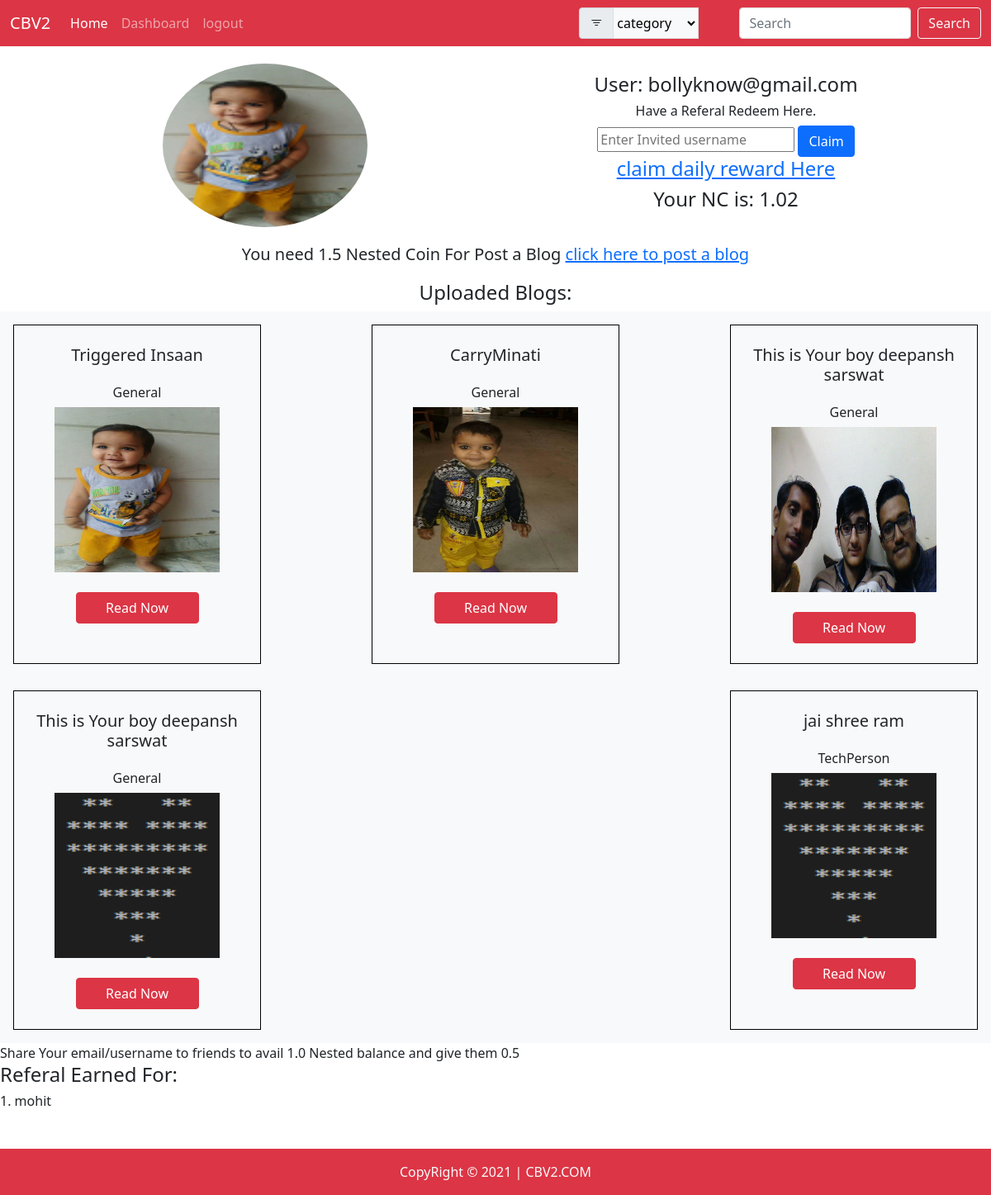
Screenshot of /dashboard (signed in) with the database file from the repository.
### blogAPP/models.py (models this page shows, shortened)
class Blogs(models.Model):
    Blog_categories_available = (
        ("General","General"),
        ("Cricket","Cricket"),
        ("Youtuber","Youtuber"),
        ("Actor","Actor"),
        ("SportPerson","SportPerson"),
        ("TechPerson","TechPerson"),
        ("Teacher","Teacher"),
        ("Health","Health"),
        ("God","God"),
        ("Safety","Safety"),
        ("Exam","Exam"),
        ("other","other"),
    )
    blog_id = models.AutoField(primary_key=True)
    title = models.CharField(max_length=150,default="Admin Provided Blog")
    author = models.ForeignKey(User,on_delete=models.CASCADE)
    added_at = models.DateTimeField()
    content_position = models.CharField(null=True,blank=True,max_length=10)
    blog_url = models.SlugField(unique=True,null=True,blank=True)
    feature_img = models.ImageField(upload_to='imgs',null=True,blank=True)
    Blog_categories = models.CharField(max_length=15,choices=Blog_categories_available,default="General")

class CustomUserModel(models.Model):
    index = models.OneToOneField(User,on_delete=models.CASCADE)
    last_reward_claimed = models.DateField()
    nested_balance = models.FloatField()
    profile_pic = models.ImageField(null=True,blank=True,upload_to='imgs')
    Referal_by = models.EmailField(null=True,blank=True)

### blogAPP/views.py (the view)
# urls.py: path('dashboard',views.RenderDashboard),
def RenderDashboard(request):
    imgavi = True
    is_ref_av = False
    is_reward_av = False
    if not request.user.is_authenticated:
        return redirect('/')
    try:
        obj = cum.objects.get(index=User.objects.get(username=request.user.username))
    except:
        return HttpResponse('Admins have their admin panel there is no cum model for them If You are one of the Admin Please create a cum object.')
    if obj.profile_pic=='' or obj.profile_pic == None:
        imgavi = False
    reward_claimed_at = obj.last_reward_claimed
    nested_balence = round(obj.nested_balance,2)
    referal_by = obj.Referal_by
    if referal_by == '' or referal_by == None:
        is_ref_av = True
    if timezone.now().date() != reward_claimed_at:
        is_reward_av = True
    blogs = Blogs.objects.filter(author=request.user)
    if len(blogs):
        blogs_avi = True
    else:
        blogs_avi = False
    data = get_my_referal(request.user.username)
    is_refer = True
    if data is None:
        is_refer = False
    return render(request,'dashboard.html',{'imgavi':imgavi,'is_ref_av':is_ref_av,'reward_claimed_at':reward_claimed_at,'nested_balence':nested_balence,'pic':obj.profile_pic,'is_reward_av':is_reward_av,'referal_by':referal_by,'username':request.user.username,'isblogavi':blogs_avi,'blogs':blogs,'is_refer':is_refer,'data':data})

### blogAPP/views.py (called while the page is built)
def get_my_referal(username):
    objects = cum.objects.filter(Referal_by=username)
    if len(objects):
        return objects
    return None

### templates/dashboard.html (shortened to what this page needs)
{% load static %}
<!DOCTYPE html>
<html lang="en">
<head>
    <link href="https://cdn.jsdelivr.net/npm/bootstrap@5.0.2/dist/css/bootstrap.min.css" rel="stylesheet">
    <link rel="stylesheet" href="https://cdn.jsdelivr.net/npm/bootstrap-icons@1.5.0/font/bootstrap-icons.css">
    <link rel="stylesheet" href="{% static 'css/navbar.css' %}">
</head>
<body>
    <nav class="navbar navbar-expand-lg navbar-dark bg-danger">
        <div class="container-fluid">
            <a class="navbar-brand" href="#">CBV2</a>
            <div class="collapse navbar-collapse" id="navbarColor02">
                <ul class="navbar-nav me-auto mb-2 mb-lg-0">
                    <li class="nav-item">
                        <a class="nav-link active" aria-current="page" href="/">Home</a>
                    </li>
                    <li class="nav-item">
                        <a class="nav-link" href="/dashboard">Dashboard</a>
                    </li>
                    <li class="nav-item">
                        {% if user.is_authenticated %}
                        <a href="/auth/logout" style="cursor: pointer;" class="nav-link">logout</a> {% else %}
                        <a style="cursor: pointer;" class="nav-link" data-bs-toggle="modal" data-bs-target="#exampleModal">Login</a> {% endif %}
                    </li>
                </ul>
                <form class="d-flex forminp" method="GET" action="/search">
                    <div class="input-group">
                        <label class="input-group-text" for="inputGroupSelect02"><i class="bi bi-filter"></i></label>
                        <select name="filter" id="inputGroupSelect02" class="bg-light">
                            <option value="category">category</option>
                        </select>
                    </div>
                    <input required name="data" id="nestedinput" class="form-control me-2" type="search" placeholder="Search" aria-label="Search">
                    <button class="btn btn-outline-light sbtn" type="submit">Search</button>
                </form>
            </div>
        </div>
    </nav>
    <div class="container">
        <div class="imgcontainer">
            <div class="leftright">
                <div class="left">
                    {% if imgavi %}
                    <img class="propic" src="{{pic.url}}"> {% else %}
                    <img class="propic" src="{% static '/staticimgs/chayan1.png' %}"> {% endif %}
                </div>
                <div class="right">
                    <h4>User: {{username}}</h4>
                    {% if is_ref_av %}
                    <form action="/addref" method="post">
                        <h6>Have a Referal Redeem Here.</h6>
                        <input type="email" placeholder="Enter Invited username" required name="authmail">
                        <button class="btn btn-primary">Claim</button>
                    </form>
                    {% else %}
                    <h5>Referal By {{referal_by}}</h5>
                    {% endif %} {% if is_reward_av%}
                    <h4><a href="/auth/checkin">claim daily reward Here</a></h4>
                    {% else %}Daily Reward Claimed at: {{reward_claimed_at}} {% endif %}
                    <h4>Your NC is: {{nested_balence}}</h4>
                </div>
            </div>
        </div>
    </div>
    <div class="container">
        <div class="head">
            <h5 class="text-center">You need 1.5 Nested Coin For Post a Blog <a href="/postblog">click here to post a blog</a></h5>
        </div>
    </div>
    <div class="wrapper text-center">
        {% if isblogavi %}
        <h4 class="text-center">Uploaded Blogs: </h4>
        <div class="blogscontainer bg-light d-flex justify-content-between flex-wrap text-center">
            {% for blog in blogs %}
            <div class="parentcard m-3 text-center hovershadow">
                <h5 class="my-4">{{blog.title}}</h5>
                <h6 class="my-2">{{blog.Blog_categories}}</h6>
                <img class="ppic" src="{{blog.feature_img.url}}" alt="" style="width:200px;height:200px">
                <a class="d-block w-50 mx-auto btn btn-danger my-4" href="http://127.0.0.1:8000/blogs/{{blog.blog_url}}">Read Now</a>
            </div>
            {% endfor %}
        </div>
        {% else %}
        <h3 class="text-center">You Didn't Uploaded Any Blogs Yet.</h3>
        {% endif %}
    </div>
    <div class="referinfo">
        Share Your email/username to friends to avail 1.0 Nested balance and give them 0.5
    </div>
    <div class="referinfosection">
        {% if is_refer %}
        <h4>Referal Earned For: </h4>
        {% for elm in data %}
        <h6>{{forloop.counter}}. {{elm.index}}</h6>
        {% endfor %} {% else %}
        <h5>Referal Status: No Refer yet :-(</h5>
        {% endif %}
    </div>
    <div class="text-center mt-5 py-3 text-light bg-danger w-100">
        <footer>CopyRight &copy; 2021 | CBV2.COM</footer>
    </div>
</body>
</html>

### static/css/navbar.css (style rules this page uses)
#inputGroupSelect02, #nestedinput { -webkit-transition: all 0.30s ease-in-out; -moz-transition: all 0.30s ease-in-out; -ms-transition: all 0.30s ease-in-out; -o-transition: all 0.30s ease-in-out; outline: none; border: 1px solid #DDDDDD; }
select { cursor: pointer; }

### templates/dashboard.html (style rules this page uses)
img { width: 250px; height: 200px; }
.propic { border: 1px solid #fff; border-radius: 100%; }
.container { margin: 20px auto; }
.leftright { display: grid; grid-template-columns: repeat(2, 1fr); align-items: center; }
.left, .right { text-align: center; }
.parentcard { width: 300px!important; border: 1px solid black; }

### rows the page displays
Blogs: title "Triggered Insaan", Blog_categories "General", feature_img (picture)
Blogs: title "CarryMinati", Blog_categories "General", feature_img (picture)
Blogs: title "This is Your boy deepansh sarswat", Blog_categories "General", feature_img (picture)
Blogs: title "This is Your boy deepansh sarswat", Blog_categories "General", feature_img (picture)
Blogs: title "jai shree ram", Blog_categories "TechPerson", feature_img (picture)
CustomUserModel: index "mohit"

### other values shown
{{ username }} "bollyknow@gmail.com"
{{ nested_balence }} "1.02"
